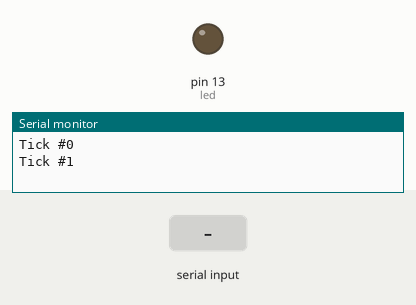
Recording of a sketch running on a simulated Arduino Uno, built with avr-gcc and run on an emulated ATmega328P. Shown: output pins drawn as LEDs (lit = HIGH), the last lines printed to the serial monitor. The test bench sets the inputs (shaded band).

Above: at 1.2 s.
1.3 s: "ledon\n" received over Serial
At 2.8 s:
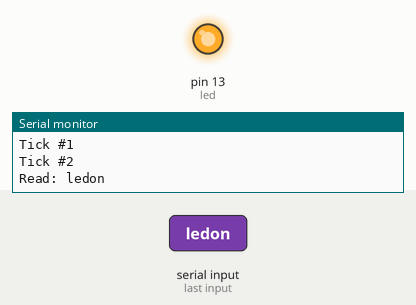
3.5 s: "ledoff\n" received over Serial
At 4.4 s:
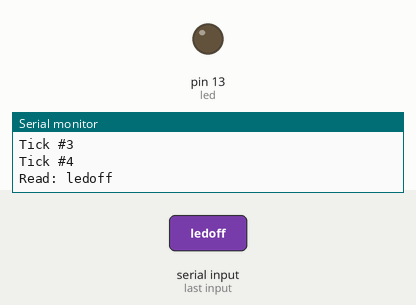
Timing chart, 0 to 6.5 s (numbered marks = the images above; inputs shaded):
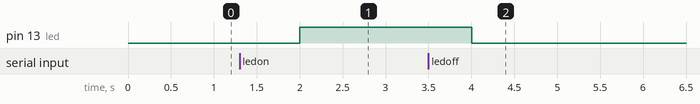

The sketch:

arduino.ino
```cpp
/* load this sketch in your Arduino */

static int counter = 0;
int led = 13;

void setup() {
  Serial.begin(19200);
  pinMode(led, OUTPUT);
}

void loop() {
  Serial.print("Tick #");
  Serial.print(counter++, DEC);
  Serial.print("\n");

  if (Serial.peek() != -1) {
    Serial.print("Read: ");
    String inputString2 = "";

    do {
      char inchar = (char) Serial.read();
      inputString2 += inchar;
    } while (Serial.peek() != -1);

    if(inputString2.startsWith("ledon")){
      digitalWrite(led, HIGH);
    } else if(inputString2.startsWith("ledoff")){
      digitalWrite(led, LOW);
    }

    Serial.print(inputString2);
    Serial.print("\n");
  }

  delay(1000);
}
```

Measured:
- after the input at 1.3 s, pin 13 (led): LOW → HIGH after 0.70 s
- after the input at 3.5 s, pin 13 (led): HIGH → LOW after 0.50 s
